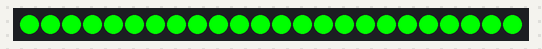
Recording of a sketch running on a simulated ESP8266 (NodeMCU). Shown: 24 RGB LEDs in strip order, left to right. Dim RGB values are drawn brighter than linear; WiFi joins after 1.5 s; servers stay silent unless stated; network time is answered at once with the bench clock; what the sketch prints to the serial monitor is not drawn.

Above: at 1.6 s.
At 5.61 s:
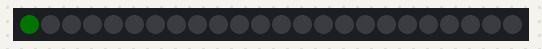
At 6.07 s:
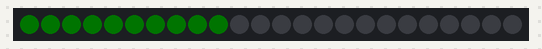
At 6.53 s:
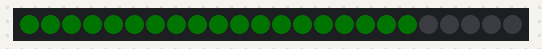

The sketch:

pomodorino.ino
```cpp
#include "constants.h"
#include <ESP8266WiFi.h>
#include <ESP8266HTTPClient.h>
#include <ESP8266WebServer.h>
#include <ArduinoJson.h>
#include <NTPClient.h>
#include <WiFiUdp.h>
#include <Adafruit_NeoPixel.h>
#ifdef __AVR__
#include <avr/power.h>
#endif

#define PIN D4
#define NUMPIXELS 24.0
#define MINUTE 60 * 1000
#define POMO_WORK 25.0
#define POMO_SBREAK 5.0
#define POMO_LBREAK 15.0
#define POMO_WORK_REP 4
#define MIN_BRIGHTNESS 1
#define MAX_BRIGHTNESS 255
#define STOP_REPEAT 4
#define UTC_ADJUSTMENT 2
#define UPDATE_INTERVAL 60


const float WORK_DELAY = POMO_WORK / NUMPIXELS * MINUTE;
const float SBREAK_DELAY = POMO_SBREAK / NUMPIXELS * MINUTE;
const float LBREAK_DELAY = POMO_LBREAK / NUMPIXELS * MINUTE;
int workCounter = 0;

// LED
Adafruit_NeoPixel pixels(NUMPIXELS, PIN, NEO_GRB + NEO_KHZ800);

// NTP
WiFiUDP ntpUDP;
NTPClient timeClient(ntpUDP, "pool.ntp.org", UTC_ADJUSTMENT * 3600, 60000); // Time server pool and the offset, (in seconds), update interval (in milliseconds)

// ArduinoJson
const size_t capacity = JSON_OBJECT_SIZE(3);
DynamicJsonDocument doc(capacity);

int lastUpdate = 0;

void setup()
{
  Serial.begin(9600);

  // WIFI initialization
  Serial.println("--- WIFI INIT ---");
  WiFi.begin(ssid, password);
  Serial.println("Connecting to " + String(ssid));
  while (WiFi.status() != WL_CONNECTED)
  {
    delay(500);
    Serial.print(".");
  }
  Serial.println();
  Serial.print("Connected, IP address: " + WiFi.localIP().toString());
  Serial.println();

  // NTP initialization
  timeClient.begin();
  timeClient.update();

// LED initialization
#if defined(__AVR_ATtiny85__) && (F_CPU == 16000000)
  clock_prescale_set(clock_div_1);
#endif
  pixels.begin();
  pixels.clear();
  pixels.show();
}

void loop()
{
  workCounter++;
  if (workCounter > POMO_WORK_REP)
  {
    flash(pixels.Color(255, 0, 255));
    fillDecrement(pixels.Color(255, 0, 255), LBREAK_DELAY, "lbreak");
    workCounter = 0;
  }
  else
  {
    flash(pixels.Color(0, 255, 0));
    fillDecrement(pixels.Color(0, 255, 0), WORK_DELAY, "work");

    flash(pixels.Color(255, 0, 0));
    fillDecrement(pixels.Color(255, 0, 0), SBREAK_DELAY, "sbreak");
  }
}

void sendUpdate(long epochTime, float duration, const char *pomoType)
{
  Serial.println("Sending update " + String(timeClient.getFormattedTime()));
  // HTTP Client
  HTTPClient http;
  http.begin(POST_URL);
  http.addHeader("Content-Type", "application/json");

  String json;
  doc["timeEnd"] = epochTime;
  doc["duration"] = duration;
  doc["type"] = pomoType;
  serializeJson(doc, json);
  Serial.println(json);
  http.POST(json);
  Serial.println(http.getString());
  http.end();
}

void flash(uint32_t color)
{
  // stop
  pixels.setBrightness(MAX_BRIGHTNESS);
  for (int i = 0; i < STOP_REPEAT; i++)
  {
    pixels.fill(color);
    pixels.show();
    delay(500);
    pixels.clear();
    pixels.show();
    delay(500);
  }
}

void fillDecrement(uint32_t color, float delayDuration, char *stepName)
{
  pixels.setBrightness(MIN_BRIGHTNESS);
  for (int i = 0; i < NUMPIXELS; i++)
  {
    pixels.setPixelColor(i, color);
    pixels.show();
    delay(50);
  }
  for (int i = NUMPIXELS; i >= 0; i--)
  {
    delay(delayDuration);
    pixels.setPixelColor(i, pixels.Color(0, 0, 0));
    pixels.show();
  }
  sendUpdate(timeClient.getEpochTime(), delayDuration * NUMPIXELS / 1000, stepName);
}
```

constants.h
```cpp
// Online DB
#define POST_URL ""

// Wifi & Server
const char *ssid = "";
const char *password = "";
```

Measured:
- what the display in image 0 shows lasts 0.5 s, from 1.5 s to 2.0 s
